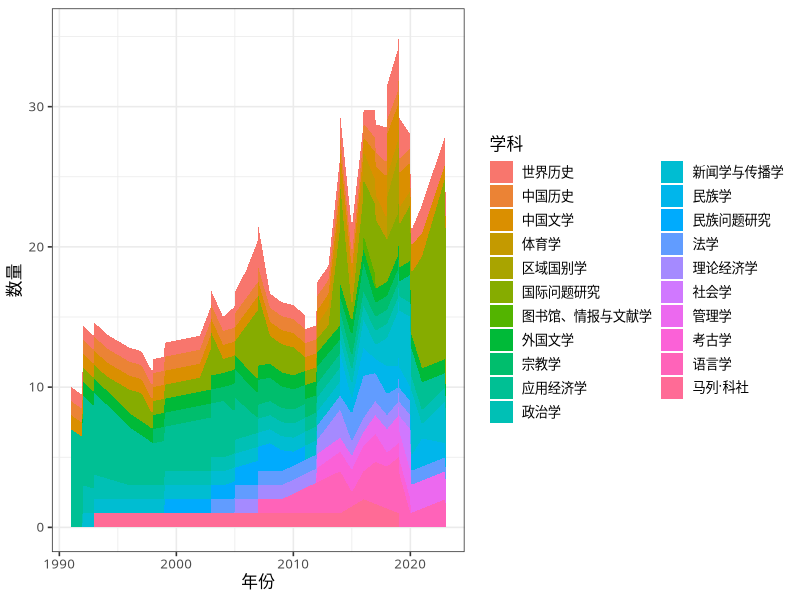
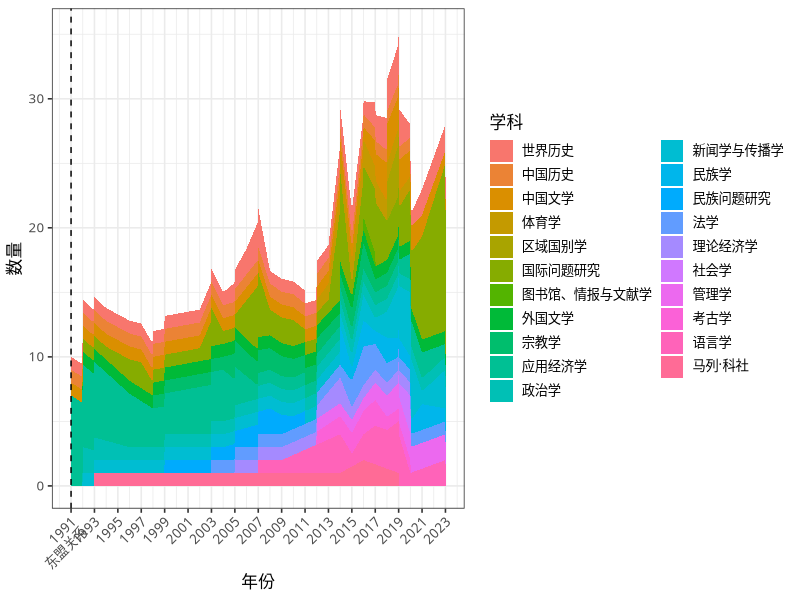

Write R code to recreate these figures, in order.
# load cleaned data ####
library(tidyverse)
# setwd("d:/OneDrive - London School of Economics/Desktop/SocFund/Plot")
clean <- read_csv("SEAASEAN_clean.csv")

# format date ####
clean <- clean |>
  filter(!is.na(protime) & !is.na(subtype)) |>
  mutate(
    protime = as.Date(protime),
    subtype = replace(subtype, subtype == "区域国别学和国际问题研究", "区域国别学"),
    subtype = replace(subtype, subtype == "理论经济", "理论经济学"),
    subtype = replace(subtype, subtype == "应用经济", "应用经济学")
  )

# count subtype by year ####
plotData <- clean |>
  mutate(year = year(protime)) |>
  group_by(year, subtype) |>
  count()

# plain plot ####
plotData |>
  ggplot(aes(x = year, y = n, fill = subtype)) +
  geom_area() +
  theme_bw(base_family = "Microsoft YaHei", # change to another font if needed
           base_size = 12) +
  labs(x = "年份", y = "数量", fill = "学科")
#ggsave("plot.pdf", width = 8, height = 5)

# plot with 1991 (东盟关系) ####
labelFunc <- function(x) {
  return(
    replace(x, x == 1991, "1991\n东盟关系")
  )
}
plotData |>
  ggplot(aes(x = year, y = n, fill = subtype)) +
  geom_area() + scale_x_continuous(breaks=seq(1991, 2023, 2), labels = labelFunc) +
  geom_vline(xintercept=1991, linetype = "dashed") +
  theme_bw(base_family = "Microsoft YaHei", # change to another font if needed
           base_size = 12) +
  theme(axis.text.x = element_text(angle = 45, vjust = 1, hjust= 1))+
  labs(x = "年份", y = "数量", fill = "学科")
